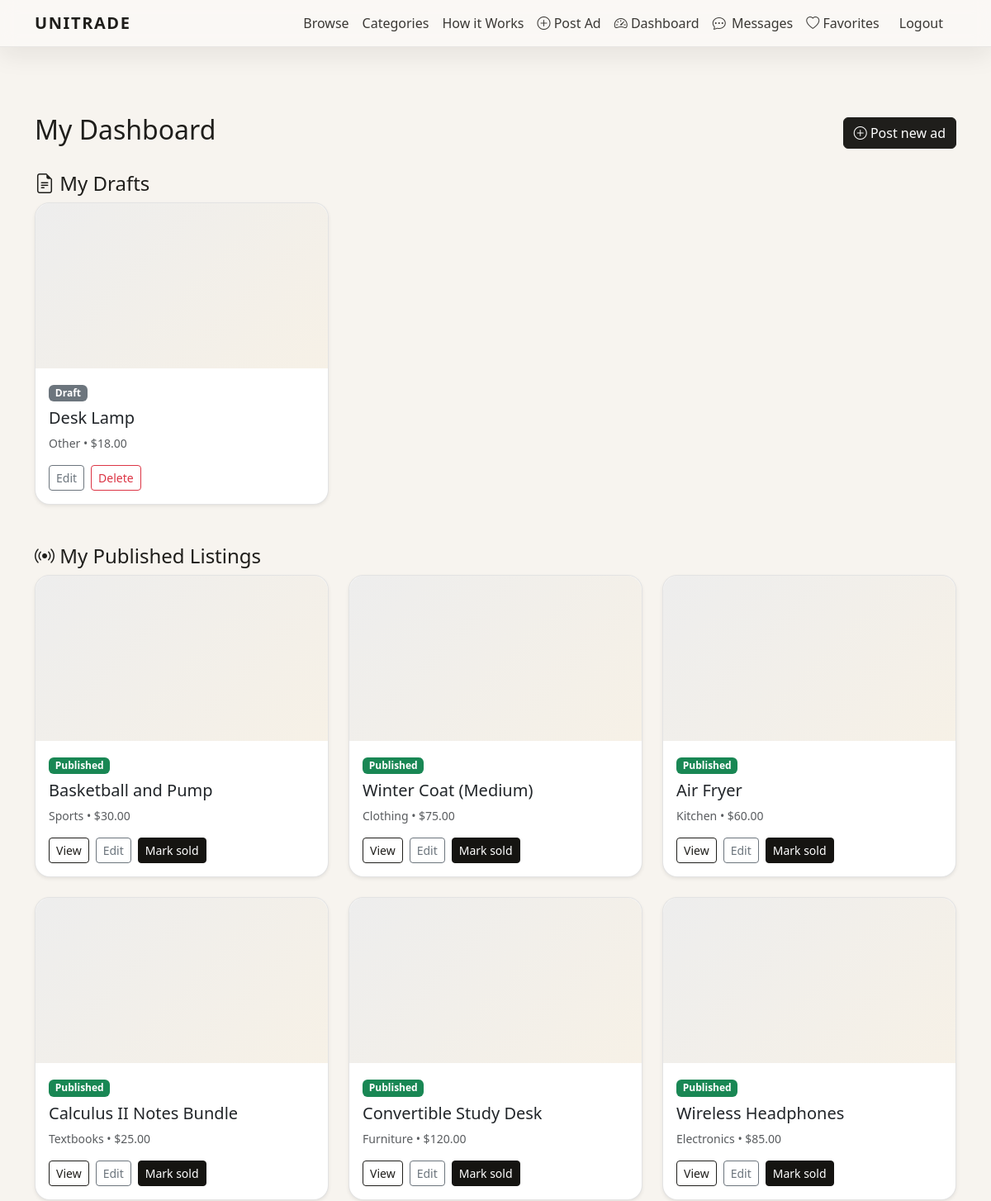
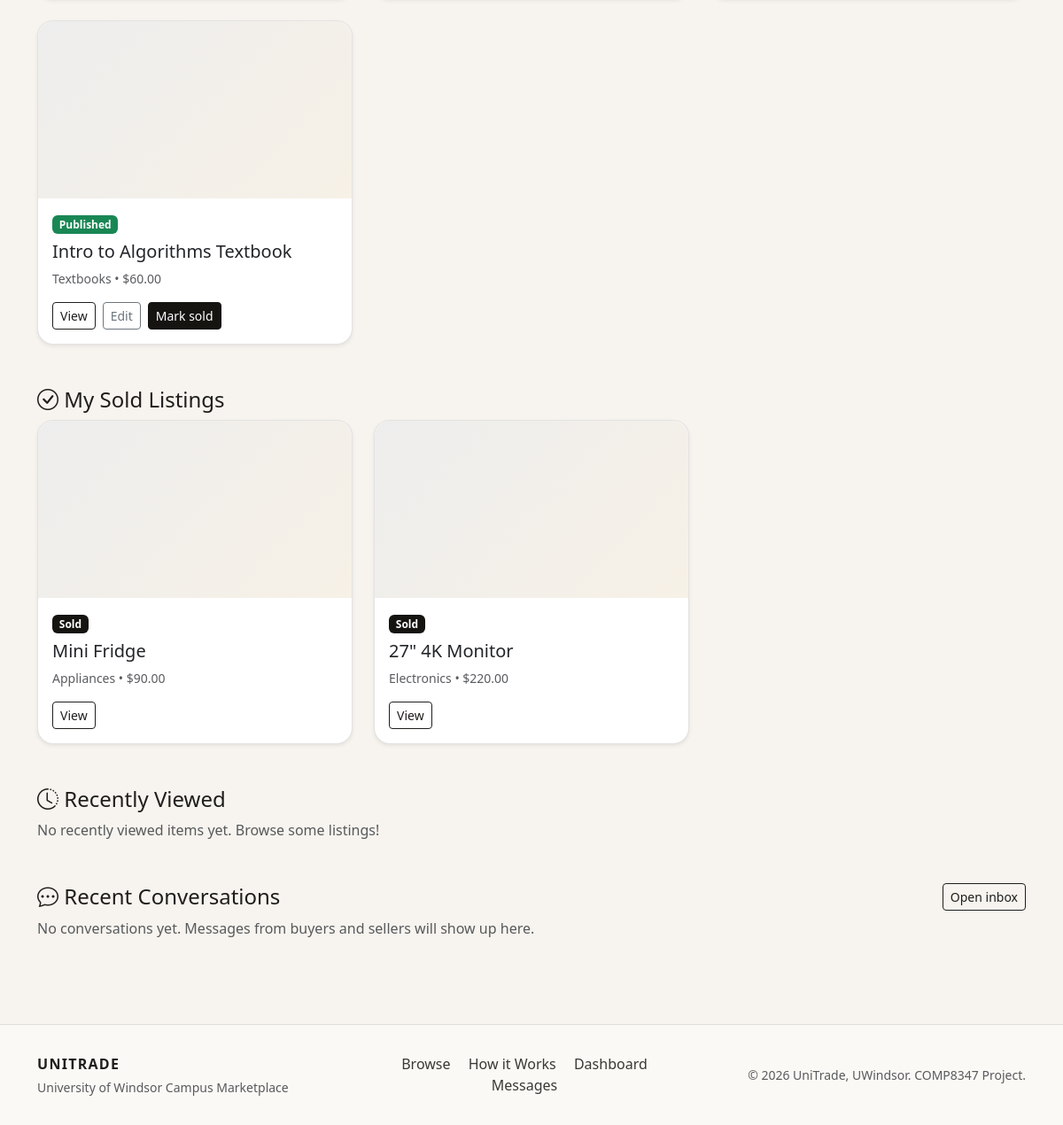
The page /dashboard/ (signed in) on the database as committed earlier (2 pictures, top to bottom).
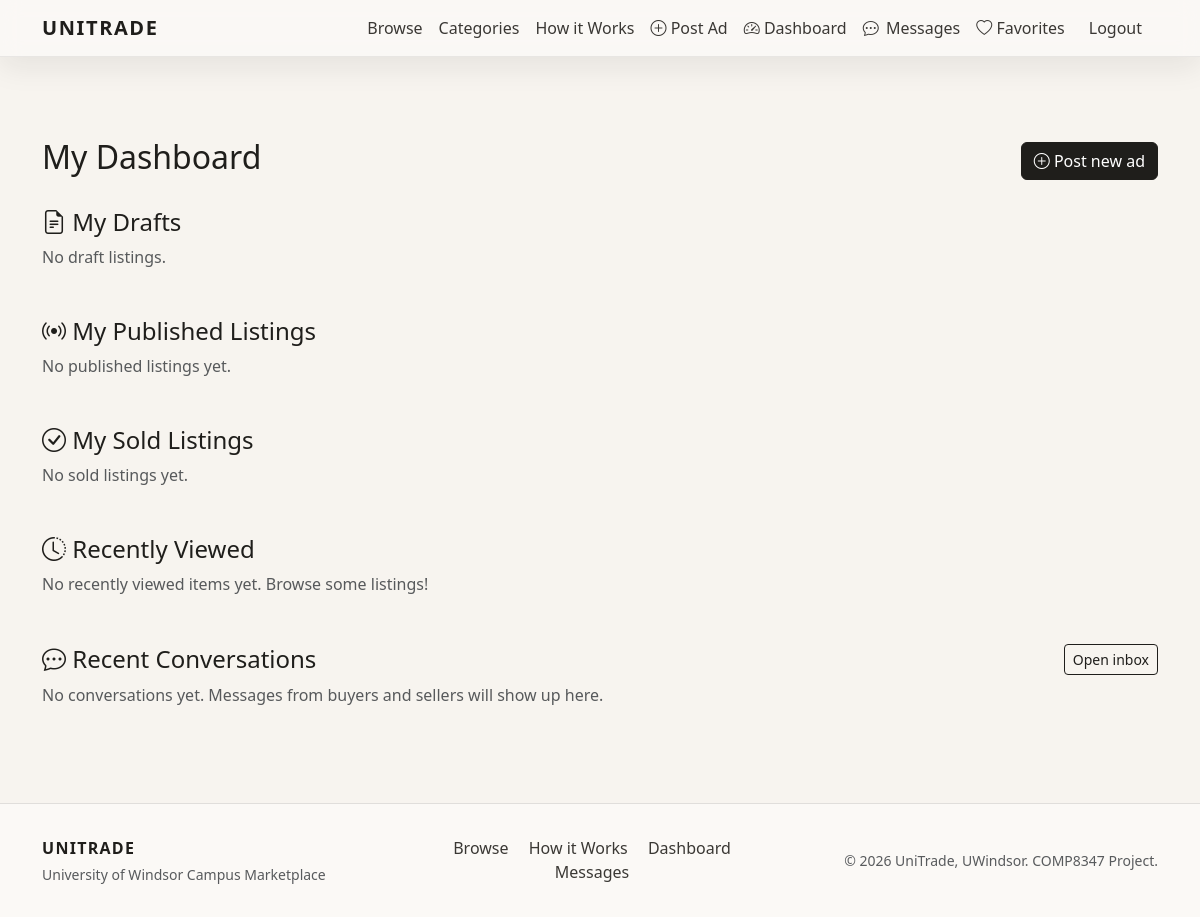
The same page on the database as committed later.
### marketplace/models.py (models this page shows, shortened)
class Item(models.Model):
    CONDITION_NEW = 'new'
    CONDITION_LIKE_NEW = 'like_new'
    CONDITION_GOOD = 'good'
    CONDITION_FAIR = 'fair'
    CONDITION_POOR = 'poor'
    CONDITION_CHOICES = [
        (CONDITION_NEW, 'New'),
        (CONDITION_LIKE_NEW, 'Like New'),
        (CONDITION_GOOD, 'Good'),
        (CONDITION_FAIR, 'Fair'),
        (CONDITION_POOR, 'Poor'),
    ]
    STATUS_DRAFT = 'draft'
    STATUS_PUBLISHED = 'published'
    STATUS_SOLD = 'sold'
    STATUS_CHOICES = [
        (STATUS_DRAFT, 'Draft'),
        (STATUS_PUBLISHED, 'Published'),
        (STATUS_SOLD, 'Sold'),
    ]
    seller = models.ForeignKey(User, on_delete=models.CASCADE, related_name='items')
    category = models.ForeignKey(Category, on_delete=models.PROTECT, related_name='items')
    title = models.CharField(max_length=200)
    description = models.TextField()
    price = models.DecimalField(max_digits=10, decimal_places=2)
    condition = models.CharField(max_length=20, choices=CONDITION_CHOICES)
    status = models.CharField(max_length=20, choices=STATUS_CHOICES, default=STATUS_PUBLISHED)
    location = models.CharField(max_length=120, blank=True, default='UWindsor Campus')
    negotiable = models.BooleanField(default=False)
    created_at = models.DateTimeField(auto_now_add=True)
    updated_at = models.DateTimeField(auto_now=True)
    class Meta:
        ordering = ['-created_at']

class Category(models.Model):
    name = models.CharField(max_length=100, unique=True)
    slug = models.SlugField(max_length=120, unique=True)
    class Meta:
        verbose_name_plural = 'categories'

### marketplace/views.py (the view)
# urls.py: path('dashboard/', views.DashboardView.as_view(), name='dashboard'),
class DashboardView(LoginRequiredMixin, ListView):
    template_name = 'marketplace/dashboard.html'
    context_object_name = 'items'
    def get_queryset(self):
        return Item.objects.filter(seller=self.request.user).prefetch_related('images')
    def get_context_data(self, **kwargs):
        context = super().get_context_data(**kwargs)
        context['draft_items'] = Item.objects.filter(
            seller=self.request.user, status=Item.STATUS_DRAFT
        ).prefetch_related('images')
        context['published_items'] = Item.objects.filter(
            seller=self.request.user, status=Item.STATUS_PUBLISHED
        ).prefetch_related('images')
        context['sold_items'] = Item.objects.filter(
            seller=self.request.user, status=Item.STATUS_SOLD
        ).prefetch_related('images')
        viewed_ids = self.request.session.get('recently_viewed_items', [])
        if viewed_ids:
            ordering = Case(*[When(id=pk, then=pos) for pos, pk in enumerate(viewed_ids)])
            context['recently_viewed'] = (
                Item.objects.filter(id__in=viewed_ids)
                .prefetch_related('images')
                .order_by(ordering)
            )
        else:
            context['recently_viewed'] = Item.objects.none()
        context['visit_history'] = self.request.session.get('visit_history', {})
        context['recent_message_threads'] = build_message_threads(self.request.user)[:4]
        return context

### marketplace/context_processors.py (called while the page is built)
def django_messages(request):
    return {'django_messages': get_messages(request)}

def unread_message_summary(request):
    if not request.user.is_authenticated:
        return {'unread_messages_count': 0}
    return {
        'unread_messages_count': Message.objects.filter(
            recipient=request.user,
            is_read=False,
        ).count()
    }

### marketplace/views.py (called while the page is built, shortened)
def build_message_threads(user, item_id=None):
    queryset = (
        Message.objects.filter(Q(sender=user) | Q(recipient=user))
        .select_related('item', 'sender', 'recipient')
        .order_by('-created_at')
    )
    if item_id is not None:
        queryset = queryset.filter(item_id=item_id)
    threads = {}
    return list(threads.values())

### templates/marketplace/dashboard.html (shortened to what the changed rows need)
{% extends 'base.html' %}
{% block content %}
  <div class="d-flex justify-content-between align-items-center mb-3">
    <h2>My Dashboard</h2>
  </div>
  <div class="row g-4">
    {% for item in draft_items %}
      <div class="col-md-6 col-xl-4">
        <div class="card h-100 shadow-sm">
          {% if item.images.first %}
            <img src="{{ item.images.first.image.url }}" class="card-img-top" alt="{{ item.title }}">
          {% else %}
            <div class="card-img-top-placeholder"></div>
          {% endif %}
          <div class="card-body">
            <span class="badge text-bg-secondary mb-2">Draft</span>
            <h5>{{ item.title }}</h5>
            <p class="text-muted small">{{ item.category.name }} &bull; ${{ item.price|floatformat:2 }}</p>
            <div class="d-flex gap-2">
              <a href="{% url 'marketplace:item_update' item.pk %}" class="btn btn-outline-secondary btn-sm">Edit</a>
              <a href="{% url 'marketplace:item_delete' item.pk %}" class="btn btn-outline-danger btn-sm">Delete</a>
            </div>
          </div>
        </div>
      </div>
    {% empty %}
      <div class="col-12 text-muted">No draft listings.</div>
    {% endfor %}
  </div>
  <div class="row g-4">
    {% for item in published_items %}
      <div class="col-md-6 col-xl-4">
        <div class="card h-100 shadow-sm">
          {% if item.images.first %}
            <img src="{{ item.images.first.image.url }}" class="card-img-top" alt="{{ item.title }}">
          {% else %}
            <div class="card-img-top-placeholder"></div>
          {% endif %}
          <div class="card-body">
            <span class="badge text-bg-success mb-2">Published</span>
            <h5>{{ item.title }}</h5>
            <p class="text-muted small">{{ item.category.name }} &bull; ${{ item.price|floatformat:2 }}</p>
            <div class="d-flex gap-2">
              <a href="{% url 'marketplace:item_detail' item.pk %}" class="btn btn-outline-primary btn-sm">View</a>
              <a href="{% url 'marketplace:item_update' item.pk %}" class="btn btn-outline-secondary btn-sm">Edit</a>
              <form method="post" action="{% url 'marketplace:item_mark_sold' item.pk %}">
                <button class="btn btn-dark btn-sm" type="submit">Mark sold</button>
              </form>
            </div>
          </div>
        </div>
      </div>
    {% empty %}
      <div class="col-12 text-muted">No published listings yet.</div>
    {% endfor %}
  </div>
  <div class="row g-4">
    {% for item in sold_items %}
      <div class="col-md-6 col-xl-4">
        <div class="card h-100 shadow-sm">
          {% if item.images.first %}
            <img src="{{ item.images.first.image.url }}" class="card-img-top" alt="{{ item.title }}">
          {% else %}
            <div class="card-img-top-placeholder"></div>
          {% endif %}
          <div class="card-body">
            <span class="badge text-bg-dark mb-2">Sold</span>
            <h5>{{ item.title }}</h5>
            <p class="text-muted small">{{ item.category.name }} &bull; ${{ item.price|floatformat:2 }}</p>
            <a href="{% url 'marketplace:item_detail' item.pk %}" class="btn btn-outline-primary btn-sm">View</a>
          </div>
        </div>
      </div>
    {% empty %}
      <div class="col-12 text-muted">No sold listings yet.</div>
    {% endfor %}
  </div>
{% endblock %}

Rows that differ between the two databases and show on the page:
removed Item: title "Desk Lamp", category.name "Other", price "18.00", shown under "My Drafts"
removed Item: title "Basketball and Pump", category.name "Sports", price "30.00", shown under "My Published Listings"
removed Item: title "Winter Coat (Medium)", category.name "Clothing", price "75.00", shown under "My Published Listings"
removed Item: title "Air Fryer", category.name "Kitchen", price "60.00", shown under "My Published Listings"
removed Item: title "Calculus II Notes Bundle", category.name "Textbooks", price "25.00", shown under "My Published Listings"
removed Item: title "Convertible Study Desk", category.name "Furniture", price "120.00", shown under "My Published Listings"
removed Item: title "Wireless Headphones", category.name "Electronics", price "85.00", shown under "My Published Listings"
removed Item: title "Intro to Algorithms Textbook", category.name "Textbooks", price "60.00", shown under "My Published Listings"
removed Item: title "Mini Fridge", category.name "Appliances", price "90.00", shown under "My Sold Listings"
removed Item: title "27\" 4K Monitor", category.name "Electronics", price "220.00", shown under "My Sold Listings"
Other text that changed with them:
text now shown: "No draft listings. No published listings yet. No sold listings yet."
